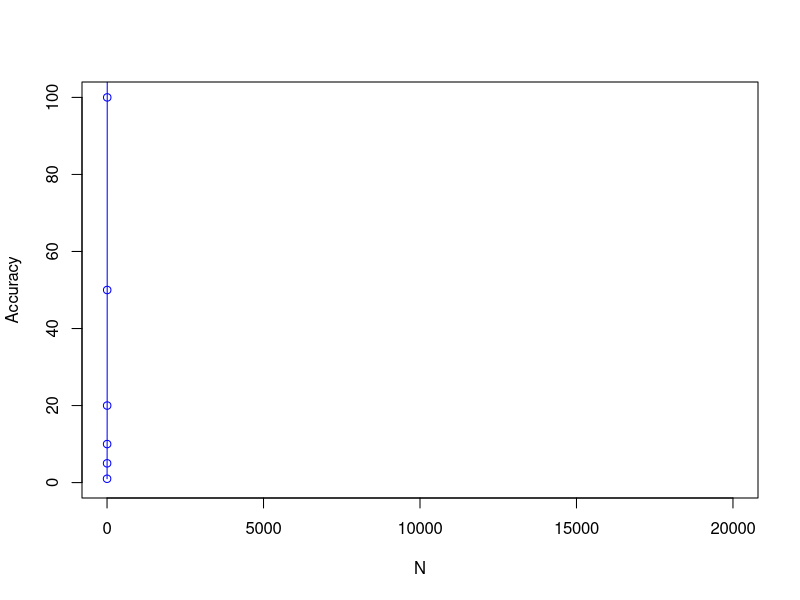

R code for this plot:
 x <- c(1, 5, 10, 20, 50, 100, 200, 300, 400, 500, 600, 700, 800, 900, 1000, 2000, 3000, 4000, 5000, 6000, 7000, 8000, 9000, 10000, 11000, 12000, 13000, 14000, 15000, 16000, 17000, 18000, 19000, 20000)
 y <- c()
 plot(x, y, type='o', pch=1, col="blue", xlab="N", ylab="Accuracy", ylim=c(0, 100), xlim=c(0,20000))
